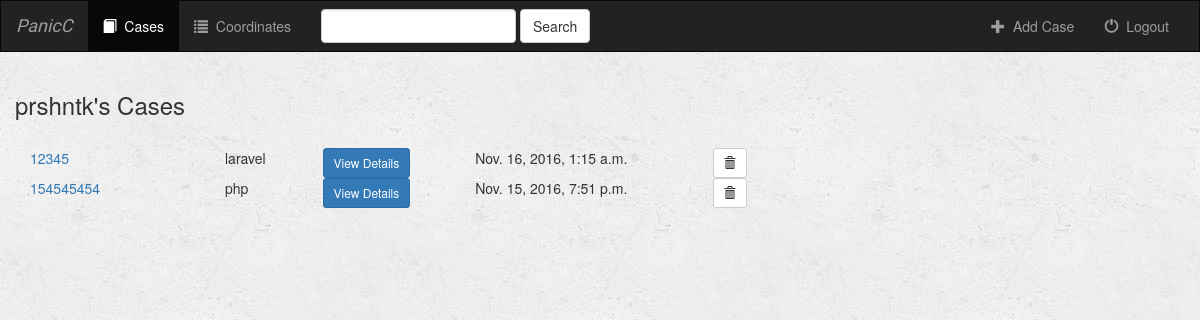
The app's page /case/ (signed in) with its own data.
### case/models.py (models this page shows, shortened)
class Case(models.Model):  # to store information for a case, primary key being the case id
    user = models.ForeignKey(User, default=1)  # user will be a Foreign key for a case
    watch_id = models.CharField(max_length=250)
    victim_name = models.CharField(max_length=500)
    date_created = models.DateTimeField(default=datetime.datetime.now)

### case/views.py (the view)
def index(request):
    if not request.user.is_authenticated():  # check authentication
        return render(request, 'case/login.html')  # if not logged in, redirect to login page
    else:  # if logged in
        cases = Case.objects.filter(user=request.user).order_by('-date_created')  # find cases for the logged in user
        coordinate_results = Coordinate.objects.all()
        query = request.GET.get("q")
        if query:
            cases = cases.filter(
                Q(watch_id__icontains=query) |
                Q(victim_name__icontains=query)
            ).distinct()
            coordinate_results = coordinate_results.filter(
                Q(latitude__icontains=query)
            ).distinct()
            return render(request, 'case/index.html', {
                'cases': cases,
                'coordinates': coordinate_results,
            })
        else:
            return render(request, 'case/index.html', {'cases': cases})

### case/templates/case/index.html (shortened to what this page needs)
{% extends 'case/base.html' %}
{% block cases_active %}active{% endblock %}
{% block body %}
<div class="cases-container container-fluid">
    <div class="row">
        <div class="col-sm-12">
            <h3>{{ user.username }}'s Cases</h3><br/>
        </div>
        {% if cases %}
            {% for case in cases %}
                <div class="container">
                    <div class="row">
                        <div class="col-sm-2">
                            <a href="{% url 'case:detail' case.id %}">
                                {{ case.watch_id }}
                            </a>
                        </div>
                        <div class="col-sm-1">
                            {{ case.victim_name }}
                        </div>
                        <div class="col-sm-1" style="text-align: center">
                                <a href="{% url 'case:detail' case.id %}" class="btn btn-primary btn-sm" role="button">
                                    View Details
                                </a>
                        </div>
                        <div class="col-sm-3" style="text-align: center">
                            {{ case.date_created }}
                        </div>
                        <div class="col-sm-1">
                                <form action="{% url 'case:delete_case' case.id %}" method="post" style="display: inline;">
                                    <button type="submit" class="btn btn-default btn-sm">
                                        <span class="glyphicon glyphicon-trash"></span>
                                    </button>
                                </form>
                        </div>
                    </div>
                </div>
            {% endfor %}
        {% endif %}
    </div>
</div>
{% endblock %}

### case/static/cases/style.css (style rules this page uses)
body { background: white url("images/background.png"); }

### records on screen
Case: watch_id "12345", victim_name "laravel", date_created "Nov. 16, 2016, 1:15 a.m."
Case: watch_id "154545454", victim_name "php", date_created "Nov. 15, 2016, 7:51 p.m."

### other values on screen
{{ user.username }} "prshntk"
